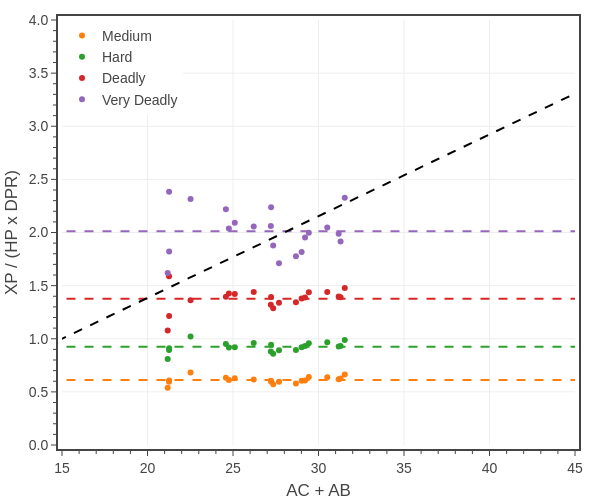

Source (notebook cell):
### Code cell
# Fig. 2: Plot PC XP/(DPR x HP) vs AB + AC

# load PC data
df = load_pc_data(
    f'../../_classes/xp-and-player-characters/pc data - Medium 2 short rests.json',
    ['level','armor class','attack bonus','hit points mean','hit points multiplier','damage per round mean'],
)
df['adj hit points mean'] = df['hit points mean']*df['hit points multiplier']
df['AC + AB'] = df['armor class'] + df['attack bonus']
df = df.groupby(['level']).mean().reset_index()

# create figure
fig = go.Figure()

COEFF = 1.0 # 4*0.65/3
groups = [
    #{'name': 'Easy'       , 'XP': np.array(ENCOUNTER_DIFFICULTIES['Easy']['XP'])       , 'color': ENCOUNTER_DIFFICULTIES['Easy']['color']},
    {'name': 'Medium'     , 'XP': np.array(ENCOUNTER_DIFFICULTIES['Medium']['XP'])     , 'color': ENCOUNTER_DIFFICULTIES['Medium']['color']},
    {'name': 'Hard'       , 'XP': np.array(ENCOUNTER_DIFFICULTIES['Hard']['XP'])       , 'color': ENCOUNTER_DIFFICULTIES['Hard']['color']},
    {'name': 'Deadly'     , 'XP': np.array(ENCOUNTER_DIFFICULTIES['Deadly']['XP'])     , 'color': ENCOUNTER_DIFFICULTIES['Deadly']['color']},
    {'name': 'Very Deadly', 'XP': np.array(ENCOUNTER_DIFFICULTIES['Very Deadly']['XP']), 'color': ENCOUNTER_DIFFICULTIES['Very Deadly']['color']},
]
for group in groups:
    name = group['name']

    df['XP ratio'] = group['XP']/(COEFF*df['adj hit points mean']*df['damage per round mean'])
    df['text'] = df.apply(lambda row: 
            f"<b>{name}</b><br>"+
            f"level: {row['level']:.0f}<br>"+
            f"AC + AB: {row['AC + AB']:.0f}<br>"+
            f"XP ratio: {row['XP ratio']:.2f}", axis=1)
    
    color = group['color']
    fig.add_trace(go.Scatter(
        x=df['AC + AB'], 
        y=df['XP ratio'],
        mode='markers', 
        line=dict(color=color, dash='solid'),
        name=name,
        legendgroup=name,
        hovertext=df['text'],
        hoverinfo='text',
    ))
    fig.add_trace(go.Scatter(
        x=[10,45], 
        y=2*[df['XP ratio'].mean()],
        mode='lines', 
        line=dict(color=color, dash='dash'),
        name=name,
        legendgroup=name,
        showlegend=False,
        hoverinfo='skip',
    ))

x = np.linspace(10,45,10)
fig.add_trace(go.Scatter(
    x=x, 
    y=(1 + (x - 15)/13),
    mode='lines', 
    line=dict(color='black', dash='dash'),
    name='linear approximation',
    showlegend=False,
    hoverinfo='skip',
))

# update layout
fig.update_layout(
    template=tfb.FIG_TEMPLATE,
    xaxis=dict(title_text='AC + AB', range=[15, 45], dtick=5, minor_dtick=1),
    yaxis=dict(title_text='XP / (HP x DPR)', range=[0,4], tickformat='.1f', dtick=0.5, minor_dtick=0.1),
    legend=dict(yanchor='top',  y=1.00, xanchor='left', x=0.00),
    width=600, 
    height=500,
)

# show figure
fig.show(config=tfb.FIG_CONFIG)

# save figures
if SAVEFIGS:
    fig.update_layout(autosize=True, width=None, height=None)
    tfb.save_fig_html(fig, format='large', name=f'./fig-pc-accuracy-vs-acab-large')
    tfb.save_fig_html(fig, format='small', name=f'./fig-pc-accuracy-vs-acab-small', marker_size=4, legend_font_size=8)

### Figure 1 — Plotly figure (JSON) as saved in the notebook; plotly's stock layout.template omitted (floating-point values rounded to 4 significant figures)
{"data": [{"hoverinfo": "text", "hovertext": ["<b>Medium</b><br>level: 1<br>AC + AB: 21<br>XP ratio: 0.54", "<b>Medium</b><br>level: 2<br>AC + AB: 21<br>XP ratio: 0.61", "<b>Medium</b><br>level: 3<br>AC + AB: 21<br>XP ratio: 0.60", "<b>Medium</b><br>level: 4<br>AC + AB: 23<br>XP ratio: 0.68", "<b>Medium</b><br>level: 5<br>AC + AB: 25<br>XP ratio: 0.63", "<b>Medium</b><br>level: 6<br>AC + AB: 25<br>XP ratio: 0.61", "<b>Medium</b><br>level: 7<br>AC + AB: 25<br>XP ratio: 0.63", "<b>Medium</b><br>level: 8<br>AC + AB: 26<br>XP ratio: 0.62", "<b>Medium</b><br>level: 9<br>AC + AB: 27<br>XP ratio: 0.60", "<b>Medium</b><br>level: 10<br>AC + AB: 27<br>XP ratio: 0.60", "<b>Medium</b><br>level: 11<br>AC + AB: 27<br>XP ratio: 0.57", "<b>Medium</b><br>level: 12<br>AC + AB: 28<br>XP ratio: 0.60", "<b>Medium</b><br>level: 13<br>AC + AB: 29<br>XP ratio: 0.58", "<b>Medium</b><br>level: 14<br>AC + AB: 29<br>XP ratio: 0.61", "<b>Medium</b><br>level: 15<br>AC + AB: 29<br>XP ratio: 0.61", "<b>Medium</b><br>level: 16<br>AC + AB: 29<br>XP ratio: 0.64", "<b>Medium</b><br>level: 17<br>AC + AB: 31<br>XP ratio: 0.64", "<b>Medium</b><br>level: 18<br>AC + AB: 31<br>XP ratio: 0.62", "<b>Medium</b><br>level: 19<br>AC + AB: 31<br>XP ratio: 0.63", "<b>Medium</b><br>level: 20<br>AC + AB: 32<br>XP ratio: 0.66"], "legendgroup": "Medium", "line": {"color": "#FF7F0E", "dash": "solid"}, "mode": "markers", "name": "Medium", "type": "scatter", "x": [21.18, 21.26, 21.26, 22.52, 24.58, 24.76, 25.1, 26.21, 27.21, 27.23, 27.35, 27.69, 28.68, 29.01, 29.21, 29.43, 30.51, 31.18, 31.29, 31.54], "y": [0.5392, 0.6073, 0.5958, 0.6813, 0.6339, 0.6115, 0.6273, 0.617, 0.6045, 0.5967, 0.572, 0.595, 0.5792, 0.6052, 0.6074, 0.639, 0.6386, 0.6183, 0.6254, 0.6632]}, {"hoverinfo": "skip", "legendgroup": "Medium", "line": {"color": "#FF7F0E", "dash": "dash"}, "mode": "lines", "name": "Medium", "showlegend": false, "type": "scatter", "x": [10, 45], "y": [0.6129, 0.6129]}, {"hoverinfo": "text", "hovertext": ["<b>Hard</b><br>level: 1<br>AC + AB: 21<br>XP ratio: 0.81", "<b>Hard</b><br>level: 2<br>AC + AB: 21<br>XP ratio: 0.91", "<b>Hard</b><br>level: 3<br>AC + AB: 21<br>XP ratio: 0.89", "<b>Hard</b><br>level: 4<br>AC + AB: 23<br>XP ratio: 1.02", "<b>Hard</b><br>level: 5<br>AC + AB: 25<br>XP ratio: 0.95", "<b>Hard</b><br>level: 6<br>AC + AB: 25<br>XP ratio: 0.92", "<b>Hard</b><br>level: 7<br>AC + AB: 25<br>XP ratio: 0.92", "<b>Hard</b><br>level: 8<br>AC + AB: 26<br>XP ratio: 0.96", "<b>Hard</b><br>level: 9<br>AC + AB: 27<br>XP ratio: 0.88", "<b>Hard</b><br>level: 10<br>AC + AB: 27<br>XP ratio: 0.94", "<b>Hard</b><br>level: 11<br>AC + AB: 27<br>XP ratio: 0.86", "<b>Hard</b><br>level: 12<br>AC + AB: 28<br>XP ratio: 0.89", "<b>Hard</b><br>level: 13<br>AC + AB: 29<br>XP ratio: 0.90", "<b>Hard</b><br>level: 14<br>AC + AB: 29<br>XP ratio: 0.92", "<b>Hard</b><br>level: 15<br>AC + AB: 29<br>XP ratio: 0.93", "<b>Hard</b><br>level: 16<br>AC + AB: 29<br>XP ratio: 0.96", "<b>Hard</b><br>level: 17<br>AC + AB: 31<br>XP ratio: 0.97", "<b>Hard</b><br>level: 18<br>AC + AB: 31<br>XP ratio: 0.93", "<b>Hard</b><br>level: 19<br>AC + AB: 31<br>XP ratio: 0.93", "<b>Hard</b><br>level: 20<br>AC + AB: 32<br>XP ratio: 0.99"], "legendgroup": "Hard", "line": {"color": "#2CA02C", "dash": "solid"}, "mode": "markers", "name": "Hard", "type": "scatter", "x": [21.18, 21.26, 21.26, 22.52, 24.58, 24.76, 25.1, 26.21, 27.21, 27.23, 27.35, 27.69, 28.68, 29.01, 29.21, 29.43, 30.51, 31.18, 31.29, 31.54], "y": [0.8088, 0.911, 0.8937, 1.022, 0.9509, 0.9172, 0.9201, 0.9597, 0.8793, 0.9447, 0.858, 0.8925, 0.8951, 0.9199, 0.9327, 0.9585, 0.9661, 0.9274, 0.9317, 0.989]}, {"hoverinfo": "skip", "legendgroup": "Hard", "line": {"color": "#2CA02C", "dash": "dash"}, "mode": "lines", "name": "Hard", "showlegend": false, "type": "scatter", "x": [10, 45], "y": [0.9239, 0.9239]}, {"hoverinfo": "text", "hovertext": ["<b>Deadly</b><br>level: 1<br>AC + AB: 21<br>XP ratio: 1.08", "<b>Deadly</b><br>level: 2<br>AC + AB: 21<br>XP ratio: 1.21", "<b>Deadly</b><br>level: 3<br>AC + AB: 21<br>XP ratio: 1.59", "<b>Deadly</b><br>level: 4<br>AC + AB: 23<br>XP ratio: 1.36", "<b>Deadly</b><br>level: 5<br>AC + AB: 25<br>XP ratio: 1.39", "<b>Deadly</b><br>level: 6<br>AC + AB: 25<br>XP ratio: 1.43", "<b>Deadly</b><br>level: 7<br>AC + AB: 25<br>XP ratio: 1.42", "<b>Deadly</b><br>level: 8<br>AC + AB: 26<br>XP ratio: 1.44", "<b>Deadly</b><br>level: 9<br>AC + AB: 27<br>XP ratio: 1.32", "<b>Deadly</b><br>level: 10<br>AC + AB: 27<br>XP ratio: 1.39", "<b>Deadly</b><br>level: 11<br>AC + AB: 27<br>XP ratio: 1.29", "<b>Deadly</b><br>level: 12<br>AC + AB: 28<br>XP ratio: 1.34", "<b>Deadly</b><br>level: 13<br>AC + AB: 29<br>XP ratio: 1.34", "<b>Deadly</b><br>level: 14<br>AC + AB: 29<br>XP ratio: 1.38", "<b>Deadly</b><br>level: 15<br>AC + AB: 29<br>XP ratio: 1.39", "<b>Deadly</b><br>level: 16<br>AC + AB: 29<br>XP ratio: 1.44", "<b>Deadly</b><br>level: 17<br>AC + AB: 31<br>XP ratio: 1.44", "<b>Deadly</b><br>level: 18<br>AC + AB: 31<br>XP ratio: 1.40", "<b>Deadly</b><br>level: 19<br>AC + AB: 31<br>XP ratio: 1.39", "<b>Deadly</b><br>level: 20<br>AC + AB: 32<br>XP ratio: 1.48"], "legendgroup": "Deadly", "line": {"color": "#D62728", "dash": "solid"}, "mode": "markers", "name": "Deadly", "type": "scatter", "x": [21.18, 21.26, 21.26, 22.52, 24.58, 24.76, 25.1, 26.21, 27.21, 27.23, 27.35, 27.69, 28.68, 29.01, 29.21, 29.43, 30.51, 31.18, 31.29, 31.54], "y": [1.078, 1.215, 1.589, 1.363, 1.395, 1.427, 1.422, 1.44, 1.319, 1.392, 1.287, 1.339, 1.343, 1.38, 1.388, 1.438, 1.441, 1.399, 1.391, 1.478]}, {"hoverinfo": "skip", "legendgroup": "Deadly", "line": {"color": "#D62728", "dash": "dash"}, "mode": "lines", "name": "Deadly", "showlegend": false, "type": "scatter", "x": [10, 45], "y": [1.376, 1.376]}, {"hoverinfo": "text", "hovertext": ["<b>Very Deadly</b><br>level: 1<br>AC + AB: 21<br>XP ratio: 1.62", "<b>Very Deadly</b><br>level: 2<br>AC + AB: 21<br>XP ratio: 1.82", "<b>Very Deadly</b><br>level: 3<br>AC + AB: 21<br>XP ratio: 2.38", "<b>Very Deadly</b><br>level: 4<br>AC + AB: 23<br>XP ratio: 2.32", "<b>Very Deadly</b><br>level: 5<br>AC + AB: 25<br>XP ratio: 2.22", "<b>Very Deadly</b><br>level: 6<br>AC + AB: 25<br>XP ratio: 2.04", "<b>Very Deadly</b><br>level: 7<br>AC + AB: 25<br>XP ratio: 2.09", "<b>Very Deadly</b><br>level: 8<br>AC + AB: 26<br>XP ratio: 2.06", "<b>Very Deadly</b><br>level: 9<br>AC + AB: 27<br>XP ratio: 2.06", "<b>Very Deadly</b><br>level: 10<br>AC + AB: 27<br>XP ratio: 2.24", "<b>Very Deadly</b><br>level: 11<br>AC + AB: 27<br>XP ratio: 1.88", "<b>Very Deadly</b><br>level: 12<br>AC + AB: 28<br>XP ratio: 1.71", "<b>Very Deadly</b><br>level: 13<br>AC + AB: 29<br>XP ratio: 1.78", "<b>Very Deadly</b><br>level: 14<br>AC + AB: 29<br>XP ratio: 1.82", "<b>Very Deadly</b><br>level: 15<br>AC + AB: 29<br>XP ratio: 1.95", "<b>Very Deadly</b><br>level: 16<br>AC + AB: 29<br>XP ratio: 2.00", "<b>Very Deadly</b><br>level: 17<br>AC + AB: 31<br>XP ratio: 2.05", "<b>Very Deadly</b><br>level: 18<br>AC + AB: 31<br>XP ratio: 1.99", "<b>Very Deadly</b><br>level: 19<br>AC + AB: 31<br>XP ratio: 1.91", "<b>Very Deadly</b><br>level: 20<br>AC + AB: 32<br>XP ratio: 2.33"], "legendgroup": "Very Deadly", "line": {"color": "#9467BD", "dash": "solid"}, "mode": "markers", "name": "Very Deadly", "type": "scatter", "x": [21.18, 21.26, 21.26, 22.52, 24.58, 24.76, 25.1, 26.21, 27.21, 27.23, 27.35, 27.69, 28.68, 29.01, 29.21, 29.43, 30.51, 31.18, 31.29, 31.54], "y": [1.618, 1.822, 2.383, 2.316, 2.219, 2.038, 2.091, 2.057, 2.061, 2.237, 1.877, 1.711, 1.777, 1.816, 1.952, 1.997, 2.047, 1.987, 1.914, 2.327]}, {"hoverinfo": "skip", "legendgroup": "Very Deadly", "line": {"color": "#9467BD", "dash": "dash"}, "mode": "lines", "name": "Very Deadly", "showlegend": false, "type": "scatter", "x": [10, 45], "y": [2.012, 2.012]}, {"hoverinfo": "skip", "line": {"color": "black", "dash": "dash"}, "mode": "lines", "name": "linear approximation", "showlegend": false, "type": "scatter", "x": [10.0, 13.89, 17.78, 21.67, 25.56, 29.44, 33.33, 37.22, 41.11, 45.0], "y": [0.6154, 0.9145, 1.214, 1.513, 1.812, 2.111, 2.41, 2.709, 3.009, 3.308]}], "layout": {"height": 500, "legend": {"x": 0, "xanchor": "left", "y": 1, "yanchor": "top"}, "width": 600, "xaxis": {"dtick": 5, "minor": {"dtick": 1}, "range": [15, 45], "title": {"text": "AC + AB"}}, "yaxis": {"dtick": 0.5, "minor": {"dtick": 0.1}, "range": [0, 4], "tickformat": ".1f", "title": {"text": "XP / (HP x DPR)"}}}}
